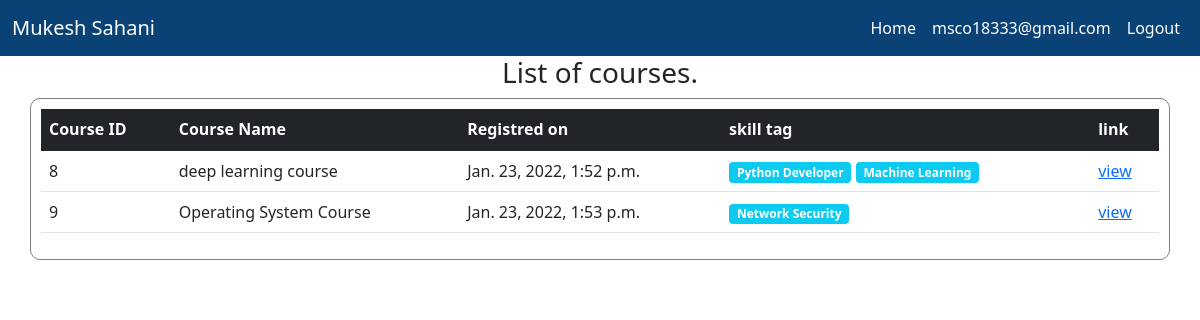
The page /profesor-course-list/master@power.com (signed in) on the database its author committed.
### user/models.py (models this page shows)
class profile(models.Model):
    user = models.OneToOneField(User,on_delete=models.CASCADE, related_name='profile')
    firstname=models.CharField(max_length=30,null=True)
    lastname=models.CharField(max_length=30,null=True)
    organisation = models.CharField(max_length=30,choices=[("Profesor", "Profesor"), ("Student", "Student")])
    semester = models.CharField(max_length=1,choices=[('1','1'),('2','2'),('3','3'),('4','4'),('5','5'),('6','6'),('7','7'),('8',
    '8')],null=True)
    passout_year=models.IntegerField(null=True)
    placement_year=models.IntegerField(null=True)
    branch=models.CharField(max_length=30,choices=[("CSE", "CSE"), ("CIVIL", "CIVIL"),("ECE", "ECE"),("MECH", "MECH")],null=True)

### course_system/models.py (models this page shows, shortened)
class CourseData(models.Model):
    course_id = models.AutoField(primary_key=True)
    course_name = models.CharField(max_length=255, blank=True)
    course_json_file = models.FileField(upload_to='documents/')
    uploaded_at = models.DateTimeField(auto_now_add=True)
    def __str__(self):
        return self.course_name

class DomainData(models.Model):
    domain_name = models.CharField(max_length=100)

### student_panel/views.py (the view)
# urls.py: path('profesor-course-list/<str:username>',views.get_profesor_course),
@login_required
def get_profesor_course(request,username):
    context = {}
    user = User.objects.get(username=username)
    professor_profile = profile.objects.get(user = user)
    course_list = CourseRegisterBy.objects.filter(user_id = professor_profile)
    if course_list == []:
        context['valid'] = False
    else:
        course_list_prof = [data.course_id for data in course_list]
        print(course_list_prof)
        list_course_tag = [CourseTagList(course_data = course, tag_list=get_tag_course(course)) for course in course_list_prof]
        context['valid'] = True
        context['list_course_tag'] = list_course_tag
    return render(request, 'student_panel/student_panel_prof_course.html',context)

### course_system/core.py (called while the page is built)
def find_text(input_text : str, target_str_list : list) -> bool:
    for target_str in target_str_list:
        if input_text.lower().find(target_str.lower()) != -1:
            return True
    return False

def get_tag_course(course_object : CourseData) -> list:
    tag_course_list = []
    skill_list = [ skill.domain_name for skill in DomainData.objects.all() ]
    for skill in skill_list:
        skill_word_data_object = SkillHotWords.objects.filter(skill_name = skill)
        skill_list_hot_words = [sk.hot_word for sk in skill_word_data_object]
        if skill_list_hot_words != []:
            print(skill_list_hot_words)
            skill_map_object = CourseSkillMap(course_json_extractor=CourseJSONdataExtractor(course_json_object=get_json_object_course(course_object)), skill_hot_work_list=skill_list_hot_words)
            if skill_map_object.is_required():
                tag_course_list.append(skill)
    print("-----------")
    print(tag_course_list)
    print("-----------")
    return tag_course_list

    def get_subject_name(self) -> str:
        return self.__subject_name

    def get_course_application(self) -> list:
        return self.__course_application

    def get_course_outcomes(self) -> list:
        return self.__course_outcomes

    def is_required(self) -> bool:
        subject_name = self.course_json_extractor.get_subject_name()
        if find_text(subject_name, self.skill_hot_word):
            return True
        application_list = self.course_json_extractor.get_course_application()
        for application in application_list:
            if find_text(application, self.skill_hot_word):
                return True
        outcomes_list = self.course_json_extractor.get_course_outcomes()
        for outcomes in outcomes_list:
            if find_text(outcomes, self.skill_hot_word):
                return True
        return False

### course_system/utils.py (called while the page is built)
def get_json_object(json_filename):
    try:
        print(MEDIA_ROOT + "/" + str(json_filename))
        course_json_file = open(MEDIA_ROOT + "/" + str(json_filename))
        course_json_object = json.loads(course_json_file.read())
        course_json_file.close()
        return course_json_object
    except Exception as e:
        return None

def get_json_object_course(course : CourseData):
    return get_json_object(course.course_json_file)

### student_panel/templates/student_panel/student_panel_prof_course.html (shortened to what this page needs)
{% extends 'student_panel_basic.html' %}
{% load static %}
{% block body %}
    {% if NO_ENROLL %}
        <div class="alert alert-danger text-capitalize">
            You have not Enrolled for Any Course.<b>Please Enroll for same course</b>
        </div>
    {% else %}
    {% if valid %}
        <div class="container">
            <center>
                <p class="h3">
                    List of courses.
                </p>
            </center>
        </div>
        <div class="container" style="border: 1px solid gray;border-radius: 10px;padding:10px">
            <table class="table" >
                <thead class="table-dark">
                    <th scope="col">
                        Course ID
                    </th>
                    <th scope="col">
                        Course Name
                    </th>
                    <th scope="col">
                        Registred on
                    </th>
                    <th scope="col">
                        skill tag
                    </th>
                    <th scope="col">
                        link
                    </th>
                </thead>
                <tbody>
                    {% for course_tag in list_course_tag %}
                        <tr>
                            <td>
                                {{ course_tag.course.course_id }}
                            </td>
                            <td>
                                {{ course_tag.course.course_name }}
                            </td>
                            <td>
                                {{ course_tag.course.uploaded_at }}
                            </td>
                            <td>
                                {% for tag in course_tag.tag_list %}
                                <span class="badge bg-info"> {{ tag }} </span>
                                {% endfor %}
                            </td>
                            <td>
                                <a href="/course/courseview/{{ course_tag.course.course_id }}">view</a>
                            </td>
                        </tr>
                    {% endfor %}
                </tbody>
            </table>
        </div>
        {% else %}
        <div class="alert alert-info">
            No Courses has Been Registered.
        </div>
    {% endif %}
    {% endif %}
{% endblock %}

### student_panel/templates/student_panel_basic.html (shortened to what this page needs)
{% load static %}
<!doctype html>
<html lang="en">
  <head>
    <link href="https://cdn.jsdelivr.net/npm/bootstrap@5.1.3/dist/css/bootstrap.min.css" rel="stylesheet">
  </head>
  <body>
    <nav class="navbar navbar-expand-lg navbar-dark" style="background-color: #0a4275;">
      <div class="container-fluid">
        <a class="navbar-brand" href="#"> {{ request.user.profile.firstname }} {{ request.user.profile.lastname }}</a>
        <div style="justify-content: flex-end;" class="collapse navbar-collapse" id="navbarColor01">
          <ul class="navbar-nav mb-2 mb-lg-0">
            <li class="nav-item">
              <a class="nav-link active" aria-current="page" href="{% url 'home_page' %}">Home</a>
            </li>
            <li class="nav-item">
              <a class="nav-link active" href="#">{{ request.user.username }}</a>
            </li>
            <li class="nav-item">
              <a class="nav-link active" href="{% url 'Logout' %}">Logout</a>
            </li>
          </ul>
        </div>
      </div>
    </nav>
    {% block body %}
    {% endblock %}
  </body>
</html>

### rows shown on the page
CourseData: course.course_id "8", course.course_name "deep learning course", course.uploaded_at "Jan. 23, 2022, 1:52 p.m."
DomainData: tag_list "Python Developer"
DomainData: tag_list "Machine Learning"
CourseData: course.course_id "9", course.course_name "Operating System Course", course.uploaded_at "Jan. 23, 2022, 1:53 p.m."
DomainData: tag_list "Network Security"

### other values the page prints
{{ request.user.profile.firstname }} "Mukesh"
{{ request.user.profile.lastname }} "Sahani"
{{ request.user.username }} "msco18333@gmail.com"
